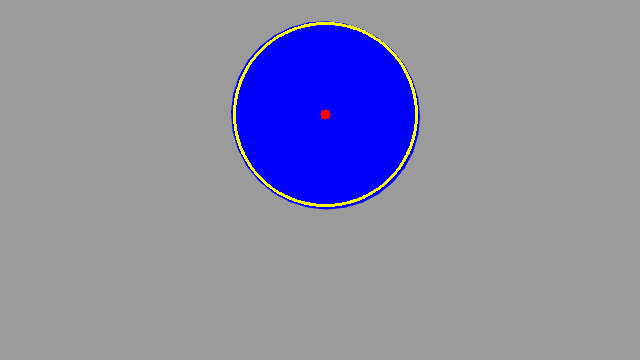
#> input picture scripts/Project/Phase 1/Output/Images/1.png, 640 x 360 px; its folder holds only this picture in this run
$ python center_radius.py
#> lines starting #> are read from the running program, lines starting #| are printed output that depends on the picture; after the words box and inside, x2 and y2 are one past the last pixel; in counts of white or black regions, pixels touching at a corner belong together
# import the necessary packages
from collections import deque
import numpy as np
import argparse
import cv2
import imutils
import time

import os
import glob

def correct_distortion(filename):
    # K(given)
    camera_matrix = np.matrix([[698.86,   0.00, 306.91],
                    [  0.00, 699.13, 150.34],
                    [  0.00,   0.00,   1.00]])

    # d(given)
    dist_coeffs =   np.matrix([[ 0.191887,
                  -0.563680,
                  -0.003676,
                  -0.002037,
		           0.000000 ]])
    print(filename)
    img = cv2.imread(filename)
#> img is the input picture: shape (360, 640, 3); mean B, G, R 165.1, 138.2, 138.3
    h,  w = img.shape[:2]
#> h = 360; w = 640

    newcameramtx, roi=cv2.getOptimalNewCameraMatrix(camera_matrix, dist_coeffs, (w,h), 1, (w,h))
#> roi = (3, 2, 632, 354)

    # undistort
    dst = cv2.undistort(img, camera_matrix, dist_coeffs, None, newcameramtx)
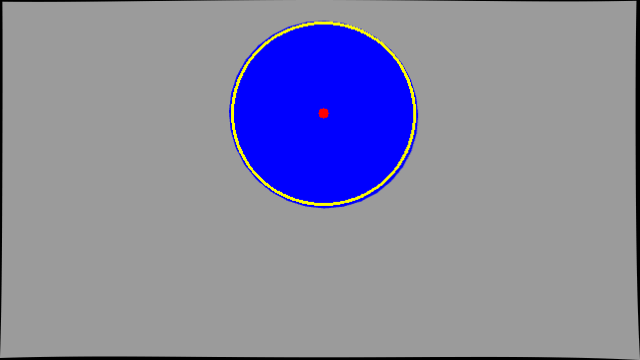
#> dst: shape (360, 640, 3); mean B, G, R 162.2, 135.3, 135.4
    # crop the image
    x, y, w, h = roi
#> x = 3; y = 2; w = 632; h = 354
    dst = dst[y:y+h, x:x+w]
#> dst: shape (354, 632, 3)
    return dst

def find_center(frame):
    found=[0,0,0]
    # define the lower and upper boundaries of the "green"
    # ball in the HSV color space, then initialize the
    # list of tracked points
    #HSV
    greenLower = (29, 86, 6) #45, 50, 15
    greenUpper = (64, 255, 255) #100, 245, 70

    #RGB
    #greenLower = (20,35,0) #45, 50, 15
    #greenUpper = (50,55,15) #100, 245, 70

    #frame = cv2.imread(filename)
    blurred = cv2.GaussianBlur(frame, (11, 11), 0)
    hsv = cv2.cvtColor(blurred, cv2.COLOR_BGR2HSV)
#> hsv: shape (354, 632, 3); mean H, S, V 15.7, 29, 165.7
    # construct a mask for the color "green", then perform
    # a series of dilations and erosions to remove any small
    # blobs left in the mask
    mask = cv2.inRange(hsv, greenLower, greenUpper)
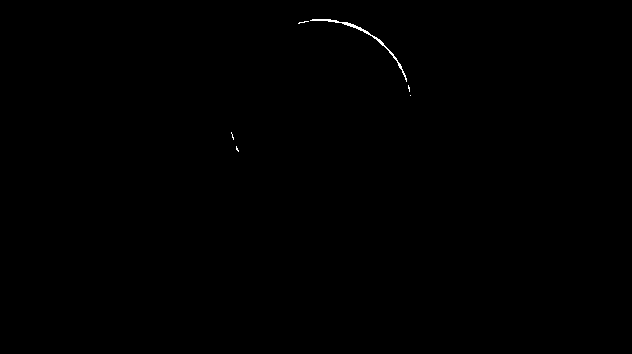
#> mask: shape (354, 632); 0.14% white in thin lines or dots, all inside (x1, y1, x2, y2) = (231, 19, 411, 152)
    mask = cv2.erode(mask, None, iterations=2)
#> mask: shape (354, 632); every value is 0
    mask = cv2.dilate(mask, None, iterations=2)

    # find contours in the mask and initialize the current
    # (x, y) center of the ball
    cnts = cv2.findContours(mask.copy(), cv2.RETR_EXTERNAL,
        cv2.CHAIN_APPROX_SIMPLE)
#> cnts = 0 contours
    cnts = imutils.grab_contours(cnts)
#> cnts = []
    center = None
    # only proceed if at least one contour was found
    if len(cnts) > 0:
        # find the largest contour in the mask, then use
        # it to compute the minimum enclosing circle and
        # centroid
        c = max(cnts, key=cv2.contourArea)
        ((x, y), radius) = cv2.minEnclosingCircle(c)
        M = cv2.moments(c)
        center = (int(M["m10"] / M["m00"]), int(M["m01"] / M["m00"]))
        # only proceed if the radius meets a minimum size
        if radius > 7 and radius < 25:
            # draw the circle and centroid on the frame,
            # then update the list of tracked points
            cv2.circle(frame, (int(x), int(y)), int(radius),
                (0, 255, 255), 2)
            cv2.circle(frame, center, 5, (0, 0, 255), -1)
            """
            print(int(x))
            print(int(y))
            print(int(radius))
            """
            found=[int(x), int(y), radius]

    cv2.imshow("Frame", frame)
    key = cv2.waitKey() & 0xFF
#> (key Esc is pressed here)
    return found

image_directory = '/home/mason/Downloads/images'
files = [f for f in glob.glob(image_directory + "/*.png",)]
sorted_files=sorted(files)

save_directory = '/home/mason/Desktop/Transformation'
save_file= "center_radius.csv"
save_pathname=save_directory+"/"+save_file
for image_filename in sorted_files:
    if image_filename.endswith(".png"):
        print(image_filename)
        image_pathname=image_filename
        image=correct_distortion(image_pathname)
        [x,y,radius]=find_center(image)
#> x = 0; y = 0; radius = 0
        #if(radius!=0):
        f= open(save_pathname,"a+")
        f.write(str(x)+","+str(y)+","+str(radius)+"\n")
        f.close()

$ run again, on scripts/Project/Phase 1/Output/Images/5.png
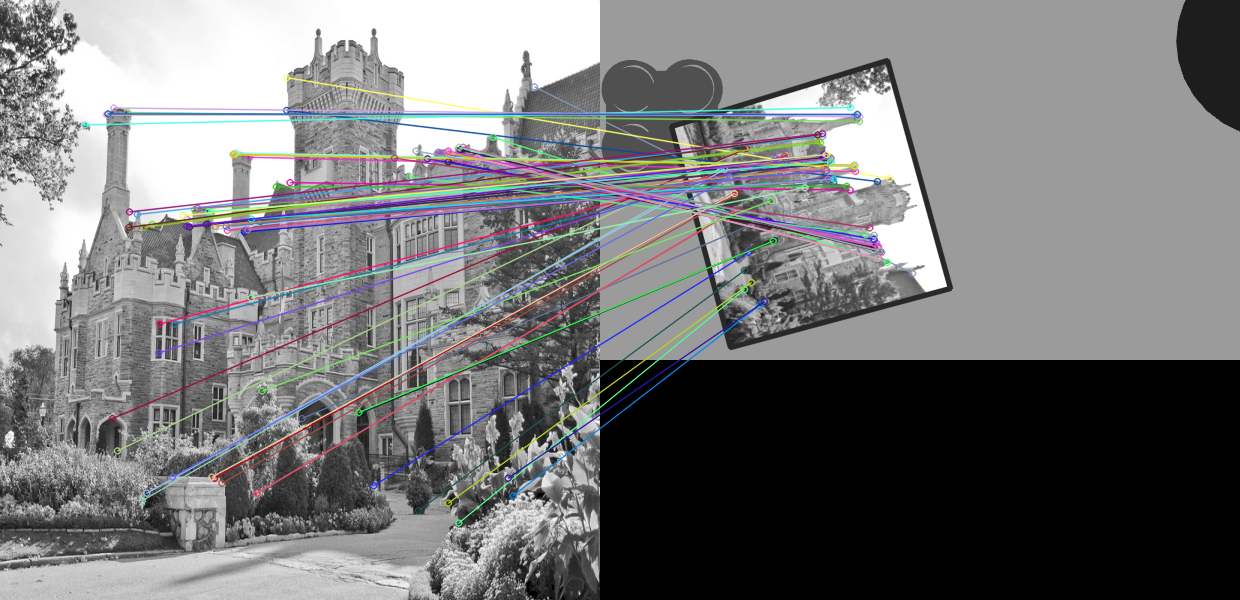
#> input picture scripts/Project/Phase 1/Output/Images/5.png, 1240 x 600 px
#> in correct_distortion, img is the input picture: shape (600, 1240, 3); mean B, G, R 121.7, 120.9, 120.7
#> in find_center, `blurred = cv2.GaussianBlur(frame, (11, 11), 0)`:
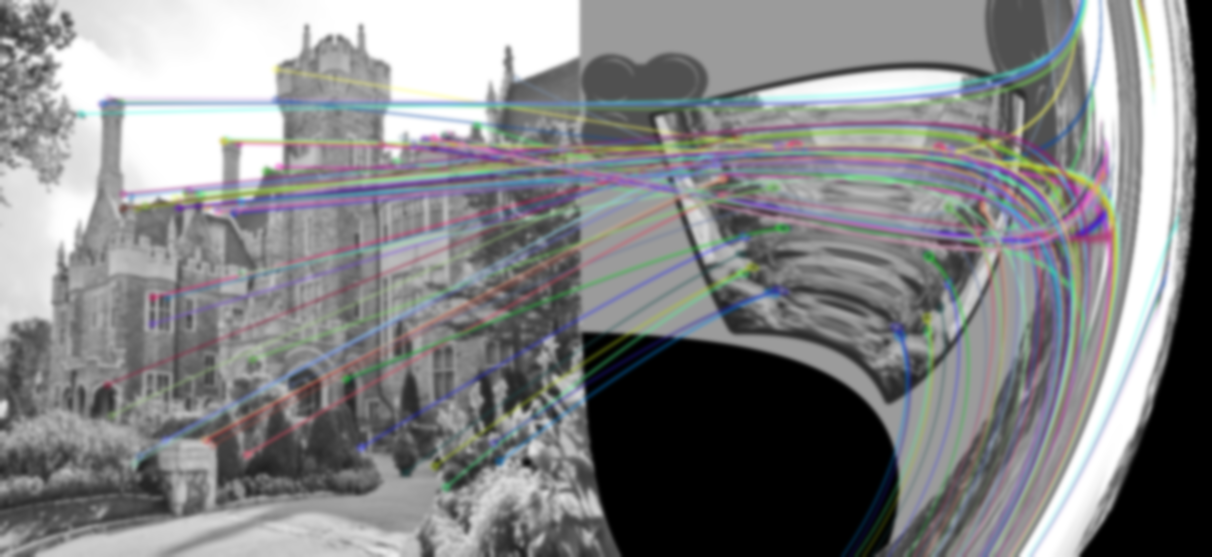
#> blurred: shape (557, 1212, 3); mean B, G, R 133.7, 132.5, 131.8
#> hsv: shape (557, 1212, 3); mean H, S, V 35.9, 17.2, 137.4
#> in find_center, `mask = cv2.dilate(mask, None, iterations=2)`:
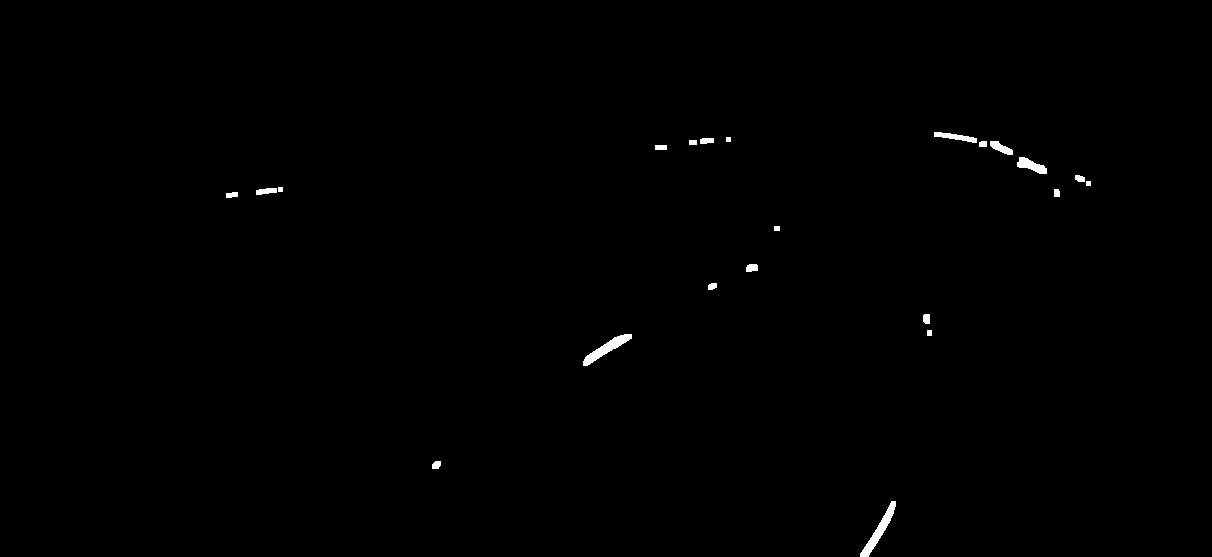
#> mask: shape (557, 1212); 0.38% white; 22 white regions
#> cnts = 22 contours, 3 with area under 20; largest, box (x1, y1, x2, y2) and area: (860, 501, 896, 557) 442, (583, 334, 632, 366) 427, (1017, 157, 1047, 174) 233, (934, 132, 977, 143) 177, (990, 141, 1013, 155) 144
#> c = contour of 84 points, box (x1, y1, x2, y2) (860, 501, 896, 557), area 442
#> in find_center, `((x, y), radius) = cv2.minEnclosingCircle(c)`: x = 877.5; y = 528.5; radius = 32.6
#> M = moments, m00 442, centre m10/m00, m01/m00 = (878.7, 530.5)
#> center = (878, 530)
#> `[x,y,radius]=find_center(image)`: x = 0

$ run again, on scripts/Project/Phase 1/Output/Images/2.png
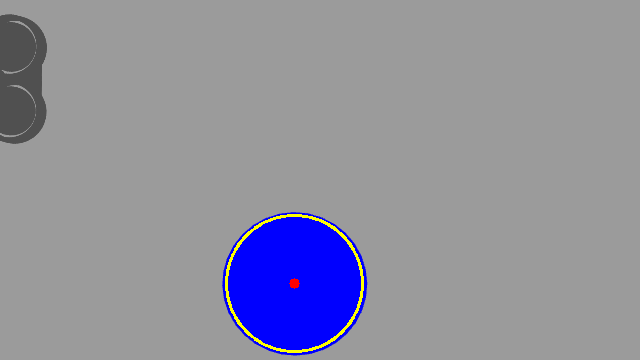
#> input picture scripts/Project/Phase 1/Output/Images/2.png, 640 x 360 px
#> in correct_distortion, img is the input picture: shape (360, 640, 3); mean B, G, R 158.8, 143.9, 144
#> in correct_distortion, `dst = cv2.undistort(img, camera_matrix, dist_coeffs, None, newcameramtx)`:
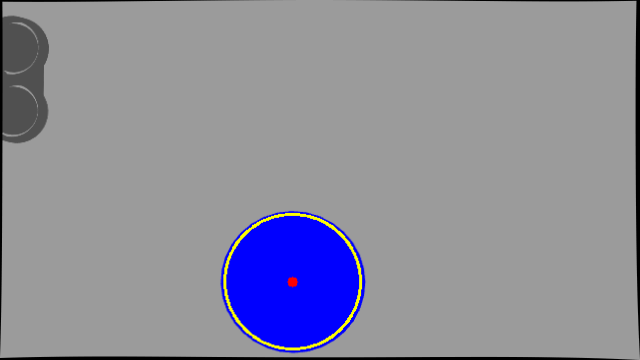
#> dst: shape (360, 640, 3); mean B, G, R 155.9, 141.1, 141.2
#> hsv: shape (354, 632, 3); mean H, S, V 9.4, 16.1, 159.1
#> in find_center, `cnts = cv2.findContours(mask.copy(), cv2.RETR_EXTERNAL, cv2.CHAIN_APPR..`: cnts = 0 contours
#> in find_center, `cnts = imutils.grab_contours(cnts)`: cnts = []
#> `[x,y,radius]=find_center(image)`: x = 0
